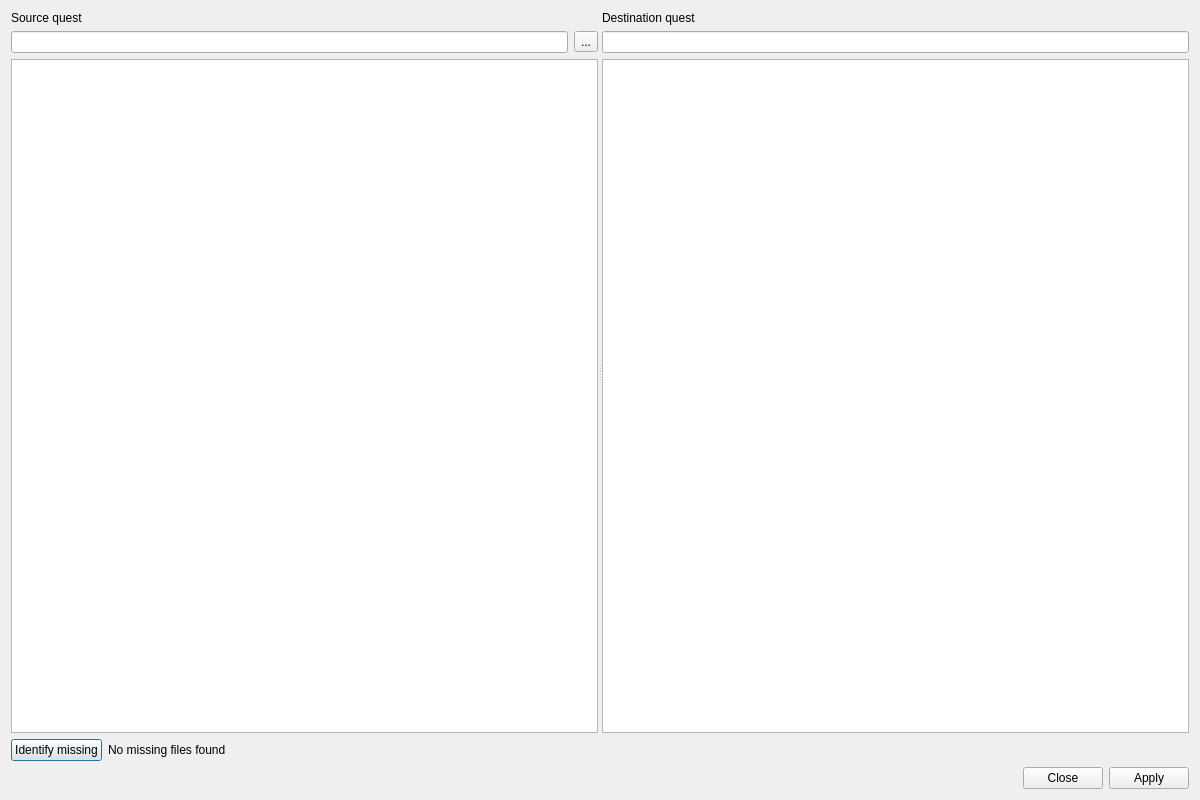
<?xml version="1.0" encoding="UTF-8"?>
<ui version="4.0">
 <class>SolarusEditor::ImportDialog</class>
 <widget class="QDialog" name="SolarusEditor::ImportDialog">
  <property name="geometry">
   <rect>
    <x>0</x>
    <y>0</y>
    <width>1200</width>
    <height>800</height>
   </rect>
  </property>
  <property name="windowTitle">
   <string>Import files from another quest</string>
  </property>
  <layout class="QVBoxLayout" name="verticalLayout">
   <item>
    <widget class="QSplitter" name="splitter">
     <property name="sizePolicy">
      <sizepolicy hsizetype="Expanding" vsizetype="Expanding">
       <horstretch>0</horstretch>
       <verstretch>0</verstretch>
      </sizepolicy>
     </property>
     <property name="orientation">
      <enum>Qt::Horizontal</enum>
     </property>
     <widget class="QWidget" name="layoutWidget">
      <layout class="QVBoxLayout" name="vertical_layout_2">
       <item>
        <widget class="QLabel" name="source_quest_label">
         <property name="text">
          <string>Source quest</string>
         </property>
        </widget>
       </item>
       <item>
        <layout class="QHBoxLayout" name="horizontal_layout">
         <item>
          <widget class="QLineEdit" name="source_quest_browse_field">
           <property name="readOnly">
            <bool>true</bool>
           </property>
          </widget>
         </item>
         <item>
          <widget class="QToolButton" name="source_quest_browse_button">
           <property name="text">
            <string>...</string>
           </property>
          </widget>
         </item>
        </layout>
       </item>
       <item>
        <widget class="SolarusEditor::QuestTreeView" name="source_quest_tree_view"/>
       </item>
      </layout>
     </widget>
     <widget class="QWidget" name="layoutWidget_2">
      <layout class="QVBoxLayout" name="vertical_layout">
       <item>
        <widget class="QLabel" name="destination_quest_label">
         <property name="text">
          <string>Destination quest</string>
         </property>
        </widget>
       </item>
       <item>
        <widget class="QLineEdit" name="destination_quest_field">
         <property name="readOnly">
          <bool>true</bool>
         </property>
        </widget>
       </item>
       <item>
        <widget class="SolarusEditor::QuestTreeView" name="destination_quest_tree_view"/>
       </item>
      </layout>
     </widget>
    </widget>
   </item>
   <item>
    <layout class="QHBoxLayout" name="horizontal_layout_3">
     <item>
      <widget class="QPushButton" name="find_missing_button">
       <property name="text">
        <string>Identify missing</string>
       </property>
       <property name="icon">
        <iconset resource="../../resources/images.qrc">
         <normaloff>:/images/icon_zoom.png</normaloff>:/images/icon_zoom.png</iconset>
       </property>
      </widget>
     </item>
     <item>
      <widget class="QLabel" name="missing_files_count_label">
       <property name="text">
        <string>No missing files found</string>
       </property>
      </widget>
     </item>
     <item>
      <spacer name="horizontal_spacer">
       <property name="orientation">
        <enum>Qt::Horizontal</enum>
       </property>
       <property name="sizeHint" stdset="0">
        <size>
         <width>0</width>
         <height>0</height>
        </size>
       </property>
      </spacer>
     </item>
    </layout>
   </item>
   <item>
    <widget class="QDialogButtonBox" name="button_box">
     <property name="orientation">
      <enum>Qt::Horizontal</enum>
     </property>
     <property name="standardButtons">
      <set>QDialogButtonBox::Apply|QDialogButtonBox::Close</set>
     </property>
    </widget>
   </item>
  </layout>
 </widget>
 <customwidgets>
  <customwidget>
   <class>SolarusEditor::QuestTreeView</class>
   <extends>QTreeView</extends>
   <header>widgets/quest_tree_view.h</header>
  </customwidget>
 </customwidgets>
 <resources>
  <include location="../../resources/images.qrc"/>
 </resources>
 <connections>
  <connection>
   <sender>button_box</sender>
   <signal>accepted()</signal>
   <receiver>SolarusEditor::ImportDialog</receiver>
   <slot>accept()</slot>
   <hints>
    <hint type="sourcelabel">
     <x>248</x>
     <y>254</y>
    </hint>
    <hint type="destinationlabel">
     <x>157</x>
     <y>274</y>
    </hint>
   </hints>
  </connection>
  <connection>
   <sender>button_box</sender>
   <signal>rejected()</signal>
   <receiver>SolarusEditor::ImportDialog</receiver>
   <slot>reject()</slot>
   <hints>
    <hint type="sourcelabel">
     <x>316</x>
     <y>260</y>
    </hint>
    <hint type="destinationlabel">
     <x>286</x>
     <y>274</y>
    </hint>
   </hints>
  </connection>
 </connections>
</ui>
